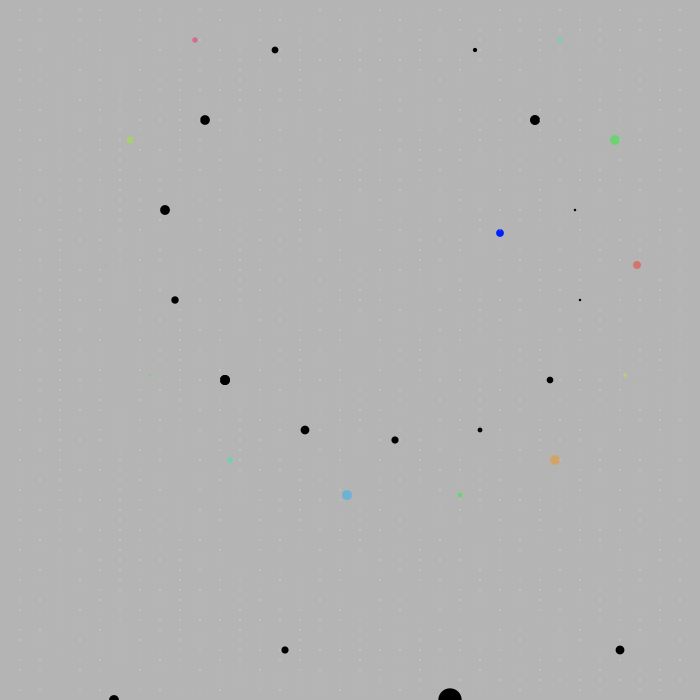
Frame 1 (no input)
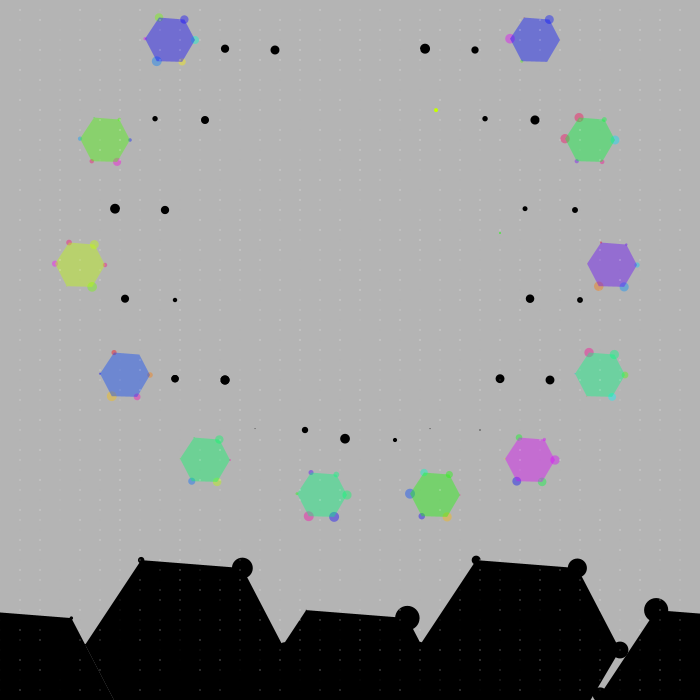
Frame 60 (the mouse pressed at the canvas centre just before this capture)
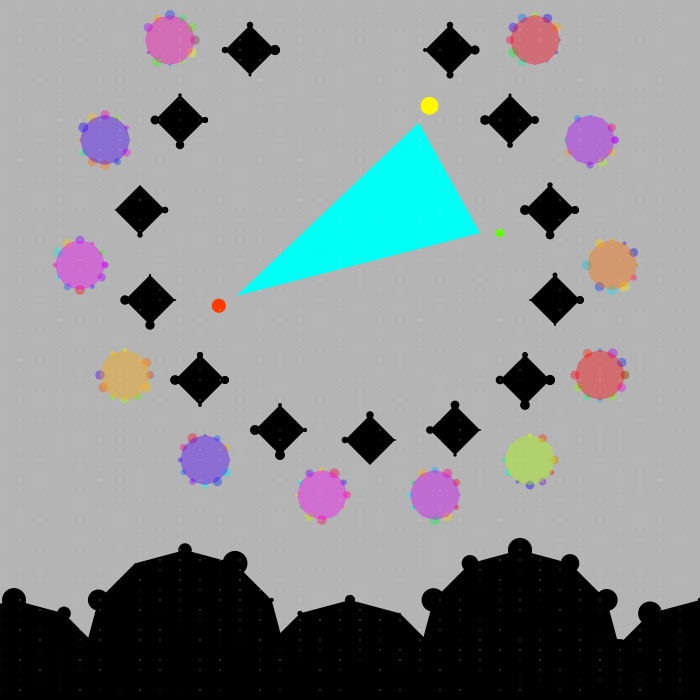
Frame 120 (the mouse held since frame 60 and released just before this capture)

The Processing sketch that drew these frames (run headless with seeded random() and noise(); from frame 60 on, the mouse is pressed at the canvas centre):

// Processing sketch: processing_43683
// ── processing_43683.pde

//Rayniel Estrella | Midterm - "From geometric to organic"
//Nick Lally | Math, Programming, and Art

float x,y, angle;
 
void setup(){
  size(700,700);
  colorMode(HSB,360,100,100);
  noStroke();
  smooth();
}
 
void draw(){
  background(255);

//Top Center
  beginShape();
  for(int i=0; i<=360; i+=360/angle*5){
      x = cos(radians(i)) * 150 +width/2;
      y = sin(radians(i)) * 150 +height/3;
      fill(random(360),100,100);
      float ellSize = sin(y*x+angle)*25;
      ellipse(x,y,ellSize,ellSize);
  }
  endShape();
  beginShape();
  for(int i=0; i<=360; i+=360/angle*5){
      x = cos(radians(i)) * 130 +width/2;
      y = sin(radians(i)) * 130 +height/3;
      fill(random(360),100,100);
      float ellSize = sin(y*x+angle)*25;
      vertex(x,y);
  }
  endShape();
  
  
//First Row
  beginShape();
  for(int i=0; i<=360; i+=360/angle*3){
      x = cos(radians(i)) * 25 +250;
      y = sin(radians(i)) * 25 +50;
      fill(0);
      float ellSize = sin(y*x+angle)*10;
      ellipse(x,y,ellSize,ellSize);
      vertex(x,y);
  }
  endShape();
  
  beginShape();
  for(int i=0; i<=360; i+=360/angle*3){
      x = cos(radians(i)) * 25 +180;
      y = sin(radians(i)) * 25 +120;
      fill(0);
      float ellSize = sin(y*x+angle)*10;
      ellipse(x,y,ellSize,ellSize);
      vertex(x,y);
  }
  endShape();
  
  beginShape();
  for(int i=0; i<=360; i+=360/angle*3){
      x = cos(radians(i)) * 25 +140;
      y = sin(radians(i)) * 25 +210;
      fill(0);
      float ellSize = sin(y*x+angle)*10;
      ellipse(x,y,ellSize,ellSize);
      vertex(x,y);
  }
  endShape();
  
  beginShape();
  for(int i=0; i<=360; i+=360/angle*3){
      x = cos(radians(i)) * 25 +150;
      y = sin(radians(i)) * 25 +300;
      fill(0);
      float ellSize = sin(y*x+angle)*10;
      ellipse(x,y,ellSize,ellSize);
      vertex(x,y);
  }
  endShape();
  
  beginShape();
  for(int i=0; i<=360; i+=360/angle*3){
      x = cos(radians(i)) * 25 +200;
      y = sin(radians(i)) * 25 +380;
      fill(0);
      float ellSize = sin(y*x+angle)*10;
      ellipse(x,y,ellSize,ellSize);
      vertex(x,y);
  }
  endShape();
  
  beginShape();
  for(int i=0; i<=360; i+=360/angle*3){
      x = cos(radians(i)) * 25 +200;
      y = sin(radians(i)) * 25 +380;
      fill(0);
      float ellSize = sin(y*x+angle)*10;
      ellipse(x,y,ellSize,ellSize);
      vertex(x,y);
  }
  endShape();
  
  beginShape();
  for(int i=0; i<=360; i+=360/angle*3){
      x = cos(radians(i)) * 25 +280;
      y = sin(radians(i)) * 25 +430;
      fill(0);
      float ellSize = sin(y*x+angle)*10;
      ellipse(x,y,ellSize,ellSize);
      vertex(x,y);
  }
  endShape();
  
  beginShape();
  for(int i=0; i<=360; i+=360/angle*3){
      x = cos(radians(i)) * 25 +370;
      y = sin(radians(i)) * 25 +440;
      fill(0);
      float ellSize = sin(y*x+angle)*10;
      ellipse(x,y,ellSize,ellSize);
      vertex(x,y);
  }
  endShape();
  
  beginShape();
  for(int i=0; i<=360; i+=360/angle*3){
      x = cos(radians(i)) * 25 +455;
      y = sin(radians(i)) * 25 +430;
      fill(0);
      float ellSize = sin(y*x+angle)*10;
      ellipse(x,y,ellSize,ellSize);
      vertex(x,y);
  }
  endShape();
  
  beginShape();
  for(int i=0; i<=360; i+=360/angle*3){
      x = cos(radians(i)) * 25 +525;
      y = sin(radians(i)) * 25 +380;
      fill(0);
      float ellSize = sin(y*x+angle)*10;
      ellipse(x,y,ellSize,ellSize);
      vertex(x,y);
  }
  endShape();
  
  beginShape();
  for(int i=0; i<=360; i+=360/angle*3){
      x = cos(radians(i)) * 25 +555;
      y = sin(radians(i)) * 25 +300;
      fill(0);
      float ellSize = sin(y*x+angle)*10;
      ellipse(x,y,ellSize,ellSize);
      vertex(x,y);
  }
  endShape();
  
  beginShape();
  for(int i=0; i<=360; i+=360/angle*3){
      x = cos(radians(i)) * 25 +550;
      y = sin(radians(i)) * 25 +210;
      fill(0);
      float ellSize = sin(y*x+angle)*10;
      ellipse(x,y,ellSize,ellSize);
      vertex(x,y);
  }
  endShape();
  
  beginShape();
  for(int i=0; i<=360; i+=360/angle*3){
      x = cos(radians(i)) * 25 +510;
      y = sin(radians(i)) * 25 +120;
      fill(0);
      float ellSize = sin(y*x+angle)*10;
      ellipse(x,y,ellSize,ellSize);
      vertex(x,y);
  }
  endShape();
  
  beginShape();
  for(int i=0; i<=360; i+=360/angle*3){
      x = cos(radians(i)) * 25 +450;
      y = sin(radians(i)) * 25 +50;
      fill(0);
      float ellSize = sin(y*x+angle)*10;
      ellipse(x,y,ellSize,ellSize);
      vertex(x,y);
  }
  endShape();
  
//Second Row
  beginShape();
  for(int i=0; i<=360; i+=360/angle*1){
      x = cos(radians(i)) * 25 +170;
      y = sin(radians(i)) * 25 +40;
      fill(random(360),100,100,100);
      float ellSize = sin(y*x+angle)*10;
      ellipse(x,y,ellSize,ellSize);
      vertex(x,y);
  }
  endShape();
  
  beginShape();
  for(int i=0; i<=360; i+=360/angle*1){
      x = cos(radians(i)) * 25 +105;
      y = sin(radians(i)) * 25 +140;
      fill(random(360),100,100,100);
      float ellSize = sin(y*x+angle)*10;
      ellipse(x,y,ellSize,ellSize);
      vertex(x,y);
  }
  endShape();
  
  beginShape();
  for(int i=0; i<=360; i+=360/angle*1){
      x = cos(radians(i)) * 25 +80;
      y = sin(radians(i)) * 25 +265;
      fill(random(360),100,100,100);
      float ellSize = sin(y*x+angle)*10;
      ellipse(x,y,ellSize,ellSize);
      vertex(x,y);
  }
  endShape();
  
  beginShape();
  for(int i=0; i<=360; i+=360/angle*1){
      x = cos(radians(i)) * 25 +125;
      y = sin(radians(i)) * 25 +375;
      fill(random(360),100,100,100);
      float ellSize = sin(y*x+angle)*10;
      ellipse(x,y,ellSize,ellSize);
      vertex(x,y);
  }
  endShape();
  
  beginShape();
  for(int i=0; i<=360; i+=360/angle*1){
      x = cos(radians(i)) * 25 +205;
      y = sin(radians(i)) * 25 +460;
      fill(random(360),100,100,100);
      float ellSize = sin(y*x+angle)*10;
      ellipse(x,y,ellSize,ellSize);
      vertex(x,y);
  }
  endShape();
  
  beginShape();
  for(int i=0; i<=360; i+=360/angle*1){
      x = cos(radians(i)) * 25 +322;
      y = sin(radians(i)) * 25 +495;
      fill(random(360),100,100,100);
      float ellSize = sin(y*x+angle)*10;
      ellipse(x,y,ellSize,ellSize);
      vertex(x,y);
  }
  endShape();
  
  beginShape();
  for(int i=0; i<=360; i+=360/angle*1){
      x = cos(radians(i)) * 25 +435;
      y = sin(radians(i)) * 25 +495;
      fill(random(360),100,100,100);
      float ellSize = sin(y*x+angle)*10;
      ellipse(x,y,ellSize,ellSize);
      vertex(x,y);
  }
  endShape();
  
  beginShape();
  for(int i=0; i<=360; i+=360/angle*1){
      x = cos(radians(i)) * 25 +530;
      y = sin(radians(i)) * 25 +460;
      fill(random(360),100,100,100);
      float ellSize = sin(y*x+angle)*10;
      ellipse(x,y,ellSize,ellSize);
      vertex(x,y);
  }
  endShape();
  
  beginShape();
  for(int i=0; i<=360; i+=360/angle*1){
      x = cos(radians(i)) * 25 +600;
      y = sin(radians(i)) * 25 +375;
      fill(random(360),100,100,100);
      float ellSize = sin(y*x+angle)*10;
      ellipse(x,y,ellSize,ellSize);
      vertex(x,y);
  }
  endShape();
  
  beginShape();
  for(int i=0; i<=360; i+=360/angle*1){
      x = cos(radians(i)) * 25 +612;
      y = sin(radians(i)) * 25 +265;
      fill(random(360),100,100,100);
      float ellSize = sin(y*x+angle)*10;
      ellipse(x,y,ellSize,ellSize);
      vertex(x,y);
  }
  endShape();
  
  beginShape();
  for(int i=0; i<=360; i+=360/angle*1){
      x = cos(radians(i)) * 25 +590;
      y = sin(radians(i)) * 25 +140;
      fill(random(360),100,100,100);
      float ellSize = sin(y*x+angle)*10;
      ellipse(x,y,ellSize,ellSize);
      vertex(x,y);
  }
  endShape();
 
  beginShape();
  for(int i=0; i<=360; i+=360/angle*1){
      x = cos(radians(i)) * 25 +535;
      y = sin(radians(i)) * 25 +40;
      fill(random(360),100,100,100);
      float ellSize = sin(y*x+angle)*10;
      ellipse(x,y,ellSize,ellSize);
      vertex(x,y);
  }
  endShape();
  
  //Bottom Row
  beginShape();
  for(int i=0; i<=360; i+=360/angle){
      x = cos(radians(i)) * 100 +width/50;
      y = sin(radians(i)) * 100 +height/1;
      fill(0);
      float ellSize = sin(y*x+angle)*25;
      ellipse(x,y,ellSize,ellSize);
      vertex(x,y);
  }
  endShape();

  beginShape();
  for(int i=0; i<=360; i+=360/angle){
      x = cos(radians(i)) * 100 +185;
      y = sin(radians(i)) * 100 +650;
      fill(0);
      float ellSize = sin(y*x+angle)*25;
      ellipse(x,y,ellSize,ellSize);
      vertex(x,y);
  }
  endShape();

  beginShape();
  for(int i=0; i<=360; i+=360/angle){
      x = cos(radians(i)) * 100 +350;
      y = sin(radians(i)) * 100 +700;
      fill(0);
      float ellSize = sin(y*x+angle)*25;
      ellipse(x,y,ellSize,ellSize);
      vertex(x,y);
  }
  endShape();

  beginShape();
  for(int i=0; i<=360; i+=360/angle){
      x = cos(radians(i)) * 100 +520;
      y = sin(radians(i)) * 100 +650;
      fill(0);
      float ellSize = sin(y*x+angle)*25;
      ellipse(x,y,ellSize,ellSize);
      vertex(x,y);
  }
  endShape();

  beginShape();
  for(int i=0; i<=360; i+=360/angle){
      x = cos(radians(i)) * 100 +700;
      y = sin(radians(i)) * 100 +700;
      fill(0);
      float ellSize = sin(y*x+angle)*25;
      ellipse(x,y,ellSize,ellSize);
      vertex(x,y);
  }
  endShape();
 
 
       fill(360);
for(int x = 0; x < width; x+=20){
  for(int y = 0; y < height; y+=10){
    float ellSize = sin(y*x+angle);
    ellipse(x,y,ellSize,ellSize);
    
  }
}
 
angle+=.1;
}
